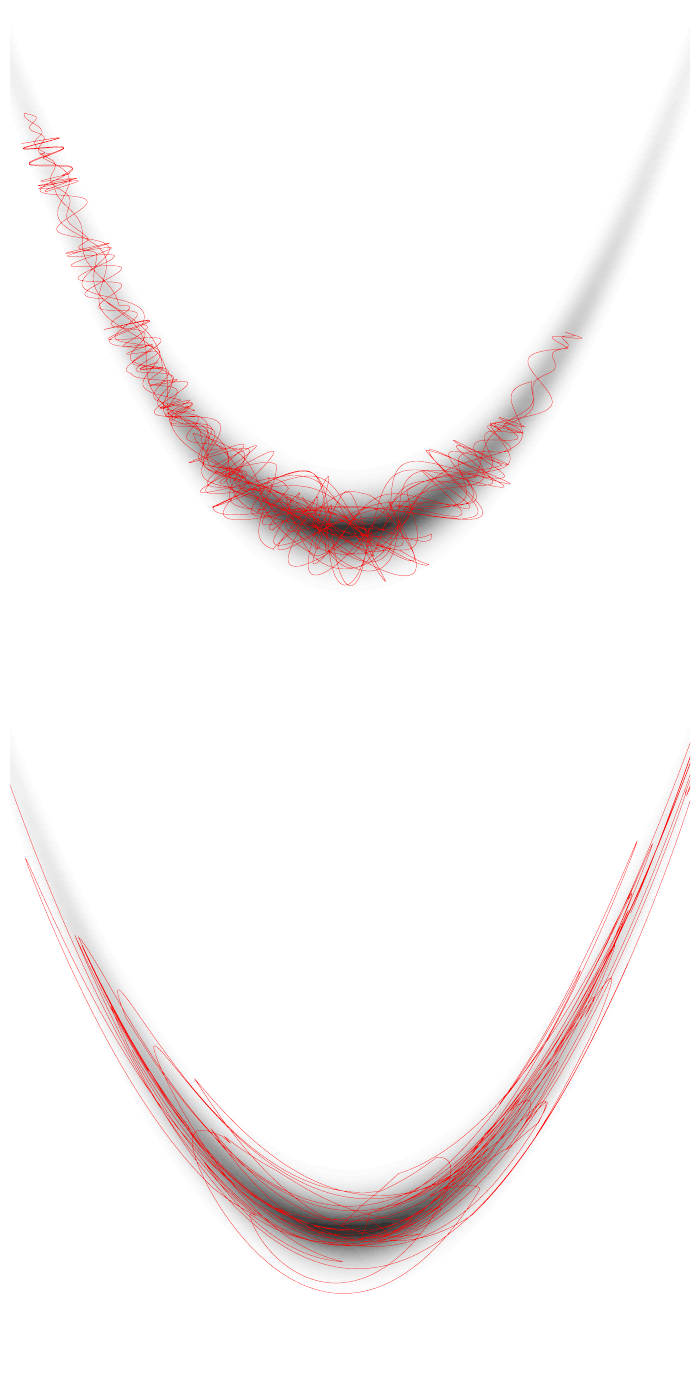

Reproduce this figure in R.
mdl <- pdmphmc::build("cover_image.cpp")
ctrl <- pdmphmc::pdmphmc_control()
ctrl$lambda <- c(1,10,0)
fit <- pdmphmc::run(mdl,Tmax=100,warmupFrac = 0.0,samples=100000L,
                    chains=1L,fixedMiDiag = list(x=c(1,1)))



mdl.r <- pdmphmc::build("cover_image.cpp",process.type = "RM")




fit.r <- pdmphmc::run(mdl.r,Tmax=100,warmupFrac = 0.0,samples=100000L,chains=1L,
                      control = ctrl,fixedMiDiag = list(x=c(1,1)),seed=123)

pdf("cover_image.pdf",height = 14,width=7)
par(mfrow=c(2,1),mai = c(1, 0.1, 0.1, 0.1))

ngx <- 256L
ngy <- 512L
xg <- seq(from=-2,to=2,length.out=ngx)
yg <- seq(from=-0.6,to=4.5,length.out=ngy)

dens <- matrix(0.0,ngx,ngy)
for(i in 1:ngx) for(j in 1:ngy) dens[i,j] <- dnorm(xg[i])*dnorm(yg[j],mean=xg[i]^2,sd=0.2)

image(x=xg,y=yg,z=dens,
      col=gray.colors(32,start=0.2,end=1.0, rev=TRUE),
      axes=FALSE,
      xlab="",
      ylab="",useRaster = TRUE )
sam <- fit@pointSamples[,,1:2]
lines(sam[,1],sam[,2],col="red",lwd=0.2)

image(x=xg,y=yg,z=dens,col=gray.colors(32,start=0.2,end=1.0, rev=TRUE),
      axes=FALSE,
      xlab="",
      ylab="",
      useRaster = TRUE)
r.sam <- fit.r@pointSamples[,,1:2]
lines(r.sam[,1],r.sam[,2],col="red",lwd=0.2)
dev.off()
